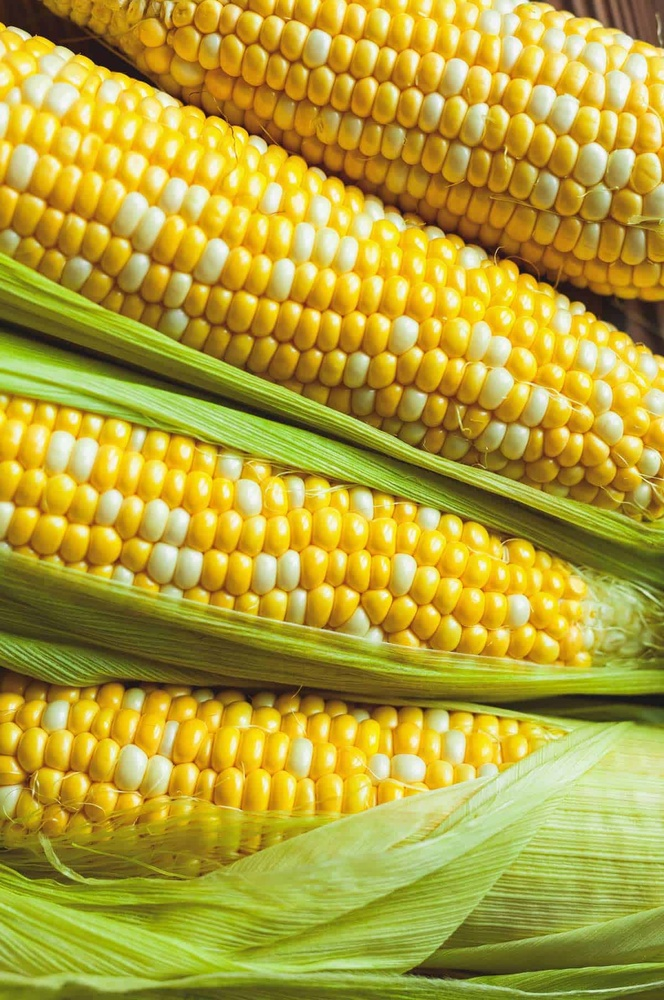
#> input picture basic/images/mains.jpg, 664 x 1000 px, shrunk from 1200 x 1808 before the run, found by its file name
$ python threshold_3band.py
#> lines starting #> are read from the running program, lines starting #| are printed output that depends on the picture; after the words box and inside, x2 and y2 are one past the last pixel; in counts of white or black regions, pixels touching at a corner belong together
#!/usr/bin/env python3
# -*- coding: utf-8 -*-
"""
Created on Wed Jan  3 20:00:51 2024

@author: mehmetakkan
"""
#example for threshold 3 band
import cv2
import matplotlib.pyplot as plt

path = "/Users/mehmetakkan/Desktop/my_work/image_processing/images/mains.jpg"

# Read image in BGR format
image = cv2.imread(path, cv2.IMREAD_COLOR)
#> image is the input picture: shape (1000, 664, 3); mean B, G, R 55.1, 163.3, 181.2

# Convert image to grayscale
#Grayscale conversion is often used to simplify image analysis tasks that do not require color information.
gray = cv2.cvtColor(image, cv2.COLOR_RGB2GRAY)
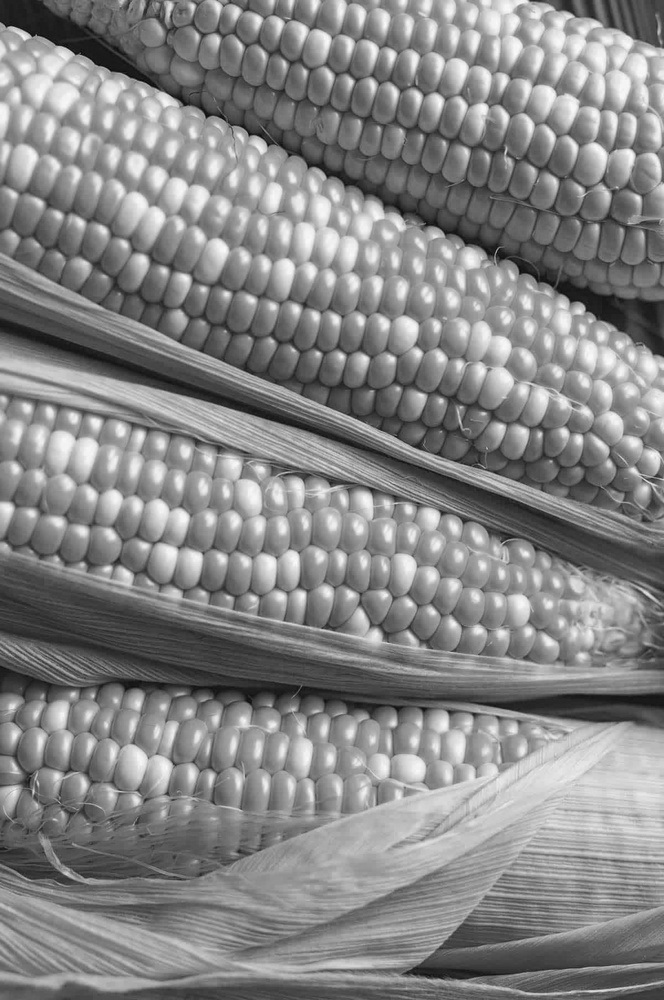
#> gray: shape (1000, 664); min 7, max 253, mean 133

# This applies a thresholding filter to the grayscale image.
#It only keeps pixels with intensity values between 190 and 255 inclusive,
#effectively creating a black and white mask that highlights brighter areas.
gray_filtered = cv2.inRange(gray, 190, 255)
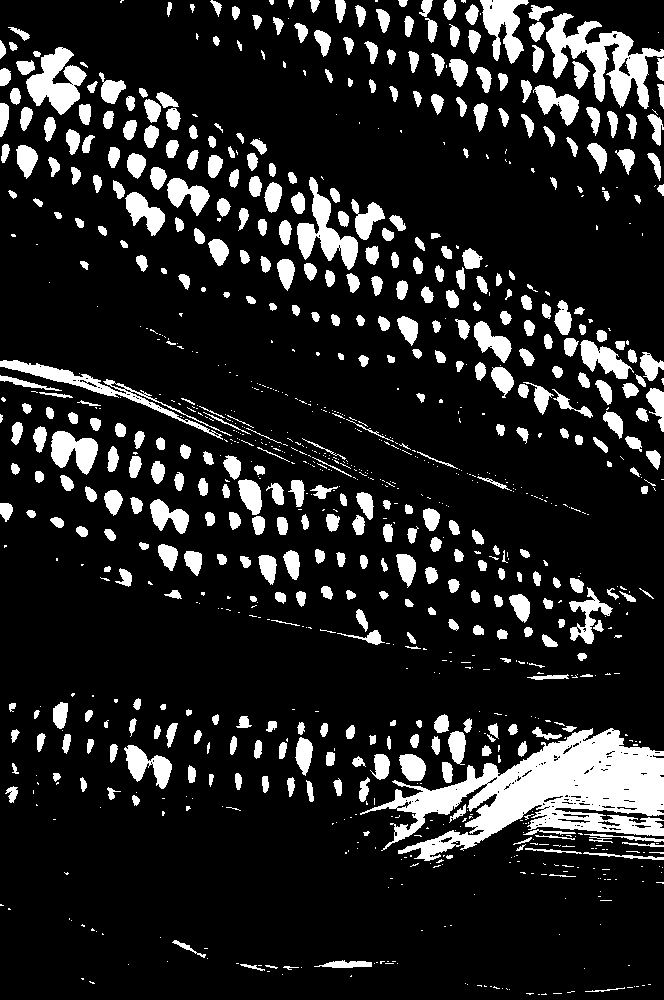
#> gray_filtered: shape (1000, 664); 14.4% white; 1000 white regions (559 under 20 px), largest, box (x1, y1, x2, y2) and area: (360, 728, 664, 861) 17449, (546, 13, 664, 109) 4250, (26, 47, 87, 115) 2181

RGB = cv2.imread(path)

#This applies thresholding in the RGB color space, keeping only pixels with
#values between (190, 190, 190) and (255, 255, 255) in all three color channels.
#This creates a mask that highlights bright areas in the original color image.
RGB_filtered = cv2.inRange(RGB, (190, 190, 190), (255, 255, 255))
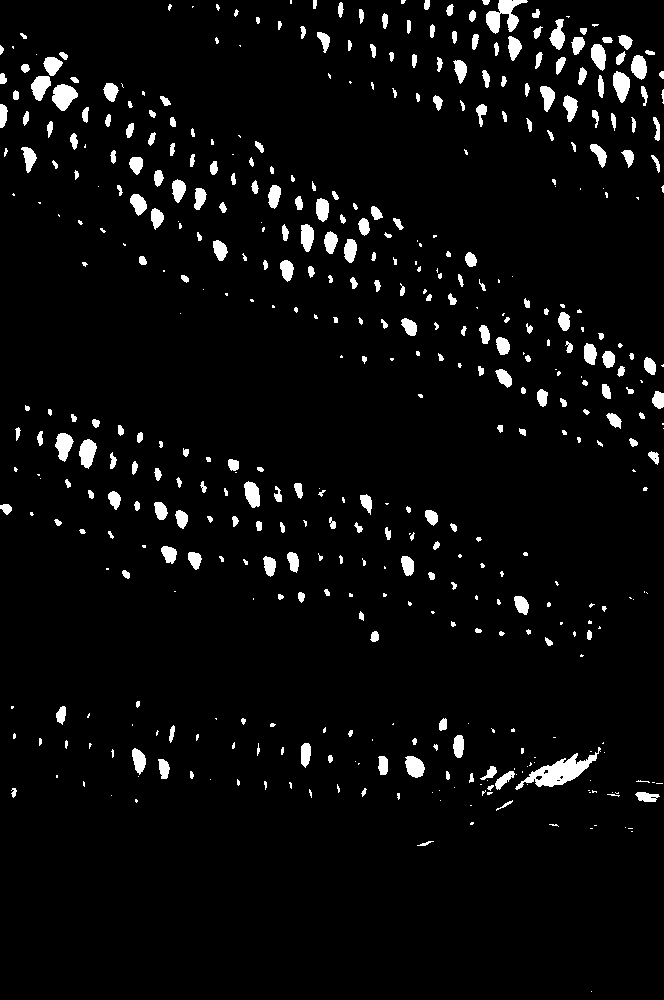
#> RGB_filtered: shape (1000, 664); 4.2% white; 483 white regions (190 under 20 px), largest, box (x1, y1, x2, y2) and area: (515, 747, 601, 790) 1185, (486, 0, 528, 34) 658, (52, 84, 78, 111) 463


#This creates a shape for drawing images.
plt.figure(figsize=(15, 12))

image = cv2.cvtColor(image, cv2.COLOR_BGR2RGB)
#> `#bölütlemesini bulmak istediğim kenar bilgilerine göre threshold değer..`:
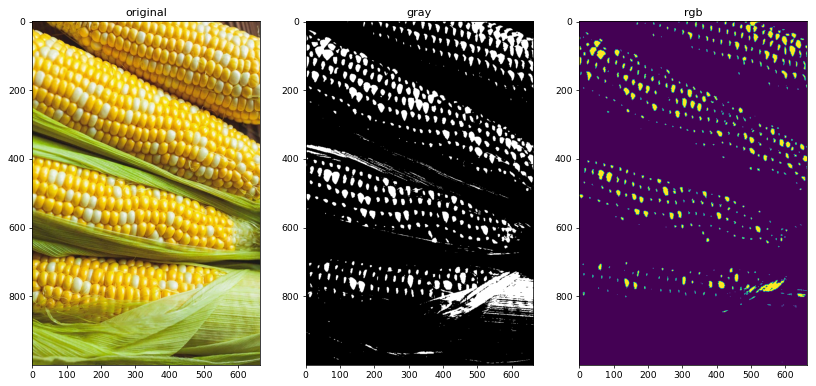
#> figure drawn by matplotlib, 3 panels
plt.subplot(131)
plt.imshow(image)
plt.title("original")

plt.subplot(132)
plt.imshow(gray_filtered, "gray")
plt.title("gray")

plt.subplot(133)
plt.imshow(RGB_filtered)
plt.title("rgb")

Titles = ["original", "gray", "rgb"]
imgs = [image, gray_filtered, RGB_filtered]

# [11 lines of commented-out code are left out]
